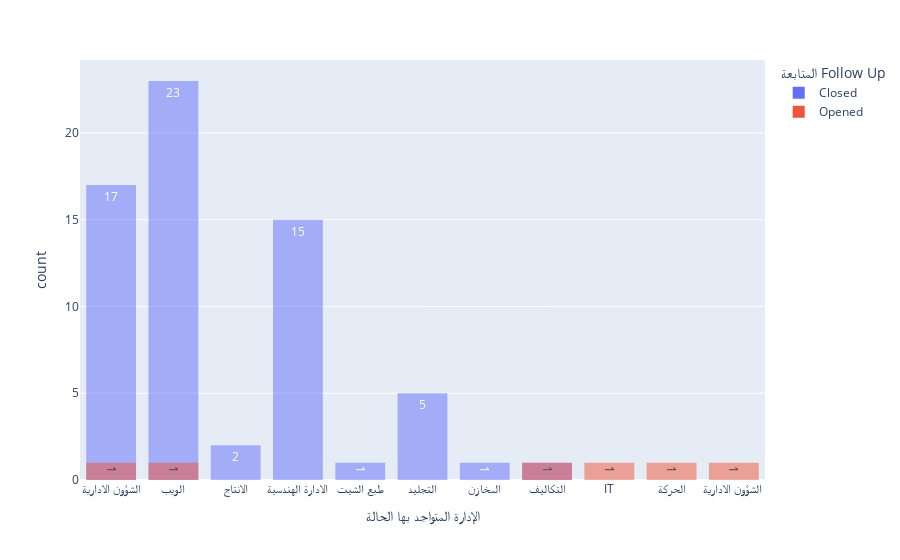

The code cell stored with this chart in its notebook:
### Code cell
# 1. إسناد الرسم للمتغير fig
fig = px.histogram(data_frame=ncr,
             x='الإدارة المتواجد بها الحالة',
             y='المتابعة\nFollow Up',
             histfunc='count',
             text_auto=True,
             color='المتابعة\nFollow Up', # 'الإدارة المتواجد بها الحالة',
             # 2. تغيير barmode لملء الفراغات الناتجة عن التفريق
             barmode='overlay') 

# يمكنك الآن التحكم في الفراغ البسيط المتبقي (اختياري)
fig.update_layout(bargap=0.2) 

fig.show()

### Figure 1 — Plotly figure (JSON) as saved in the notebook; plotly's stock layout.template omitted (floating-point values rounded to 4 significant figures)
{"data": [{"bingroup": "x", "histfunc": "count", "hovertemplate": "المتابعة\nFollow Up=Closed<br>الإدارة المتواجد بها الحالة=%{x}<br>count=%{y}<extra></extra>", "legendgroup": "Closed", "marker": {"color": "#636efa", "opacity": 0.5, "pattern": {"shape": ""}}, "name": "Closed", "orientation": "v", "showlegend": true, "texttemplate": "%{value}", "type": "histogram", "x": ["الشؤون الادارية", "الويب", "الويب", "الويب", "الويب", "الويب", "الانتاج", "الشؤون الادارية", "الادارة الهندسية", "الويب", "طبع الشيت", "الويب", "التجليد", "الادارة الهندسية", "التجليد", "الشؤون الادارية", "المخازن", "الادارة الهندسية", "الادارة الهندسية", "الادارة الهندسية", "الشؤون الادارية", "الويب", "الويب", "الويب", "الشؤون الادارية", "الويب", "الويب", "الادارة الهندسية", "التجليد", "الويب", "الشؤون الادارية", "الادارة الهندسية", "الادارة الهندسية", "الويب", "الشؤون الادارية", "الشؤون الادارية", "الادارة الهندسية", "الادارة الهندسية", "الادارة الهندسية", "التكاليف", "الادارة الهندسية", "الادارة الهندسية", "الشؤون الادارية", "التجليد", "الشؤون الادارية", "الشؤون الادارية", "الشؤون الادارية", "الويب", "الويب", "الويب", "الشؤون الادارية", "الويب", "الويب", "الشؤون الادارية", "الانتاج", "الادارة الهندسية", "الادارة الهندسية", "الشؤون الادارية", "الشؤون الادارية", "التجليد", "الشؤون الادارية", "الويب", "الويب", "الويب", "الويب"], "xaxis": "x", "y": ["Closed", "Closed", "Closed", "Closed", "Closed", "Closed", "Closed", "Closed", "Closed", "Closed", "Closed", "Closed", "Closed", "Closed", "Closed", "Closed", "Closed", "Closed", "Closed", "Closed", "Closed", "Closed", "Closed", "Closed", "Closed", "Closed", "Closed", "Closed", "Closed", "Closed", "Closed", "Closed", "Closed", "Closed", "Closed", "Closed", "Closed", "Closed", "Closed", "Closed", "Closed", "Closed", "Closed", "Closed", "Closed", "Closed", "Closed", "Closed", "Closed", "Closed", "Closed", "Closed", "Closed", "Closed", "Closed", "Closed", "Closed", "Closed", "Closed", "Closed", "Closed", "Closed", "Closed", "Closed", "Closed"], "yaxis": "y"}, {"bingroup": "x", "histfunc": "count", "hovertemplate": "المتابعة\nFollow Up=Opened<br>الإدارة المتواجد بها الحالة=%{x}<br>count=%{y}<extra></extra>", "legendgroup": "Opened", "marker": {"color": "#EF553B", "opacity": 0.5, "pattern": {"shape": ""}}, "name": "Opened", "orientation": "v", "showlegend": true, "texttemplate": "%{value}", "type": "histogram", "x": ["IT", "الويب", "الحركة", "الشؤون الادارية", "الشؤون الادارية ", "التكاليف"], "xaxis": "x", "y": ["Opened", "Opened", "Opened", "Opened", "Opened", "Opened"], "yaxis": "y"}], "layout": {"bargap": 0.2, "barmode": "overlay", "legend": {"title": {"text": "المتابعة\nFollow Up"}, "tracegroupgap": 0}, "margin": {"t": 60}, "xaxis": {"anchor": "y", "domain": [0, 1], "title": {"text": "الإدارة المتواجد بها الحالة"}}, "yaxis": {"anchor": "x", "categoryarray": ["Opened", "Closed"], "categoryorder": "array", "domain": [0, 1], "title": {"text": "count"}}}}
